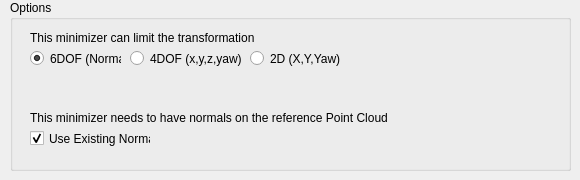
       <widget class="QWidget" name="pointToPlane">
        <widget class="QGroupBox" name="groupBox_21">
         <property name="geometry">
          <rect>
           <x>10</x>
           <y>0</y>
           <width>561</width>
           <height>171</height>
          </rect>
         </property>
         <property name="title">
          <string>Options</string>
         </property>
         <widget class="QLabel" name="label_19">
          <property name="geometry">
           <rect>
            <x>20</x>
            <y>30</y>
            <width>421</width>
            <height>16</height>
           </rect>
          </property>
          <property name="text">
           <string>This minimizer can limit the transformation</string>
          </property>
         </widget>
         <widget class="QRadioButton" name="pplaneforce2D">
          <property name="geometry">
           <rect>
            <x>240</x>
            <y>50</y>
            <width>141</width>
            <height>17</height>
           </rect>
          </property>
          <property name="text">
           <string>2D (X,Y,Yaw)</string>
          </property>
          <property name="checked">
           <bool>false</bool>
          </property>
         </widget>
         <widget class="QRadioButton" name="pplaneforce4DOF">
          <property name="geometry">
           <rect>
            <x>120</x>
            <y>50</y>
            <width>111</width>
            <height>17</height>
           </rect>
          </property>
          <property name="text">
           <string>4DOF (x,y,z,yaw)</string>
          </property>
          <property name="checked">
           <bool>false</bool>
          </property>
         </widget>
         <widget class="QRadioButton" name="pplaneforce6DOF">
          <property name="geometry">
           <rect>
            <x>20</x>
            <y>50</y>
            <width>91</width>
            <height>17</height>
           </rect>
          </property>
          <property name="text">
           <string>6DOF (Normal)</string>
          </property>
          <property name="checked">
           <bool>true</bool>
          </property>
         </widget>
         <widget class="QCheckBox" name="pplaneNormals">
          <property name="geometry">
           <rect>
            <x>20</x>
            <y>130</y>
            <width>121</width>
            <height>17</height>
           </rect>
          </property>
          <property name="text">
           <string>Use Existing Normals</string>
          </property>
          <property name="checked">
           <bool>true</bool>
          </property>
         </widget>
         <widget class="QLabel" name="label_23">
          <property name="geometry">
           <rect>
            <x>20</x>
            <y>110</y>
            <width>421</width>
            <height>16</height>
           </rect>
          </property>
          <property name="text">
           <string>This minimizer needs to have normals on the reference Point Cloud</string>
          </property>
         </widget>
        </widget>
       </widget>
